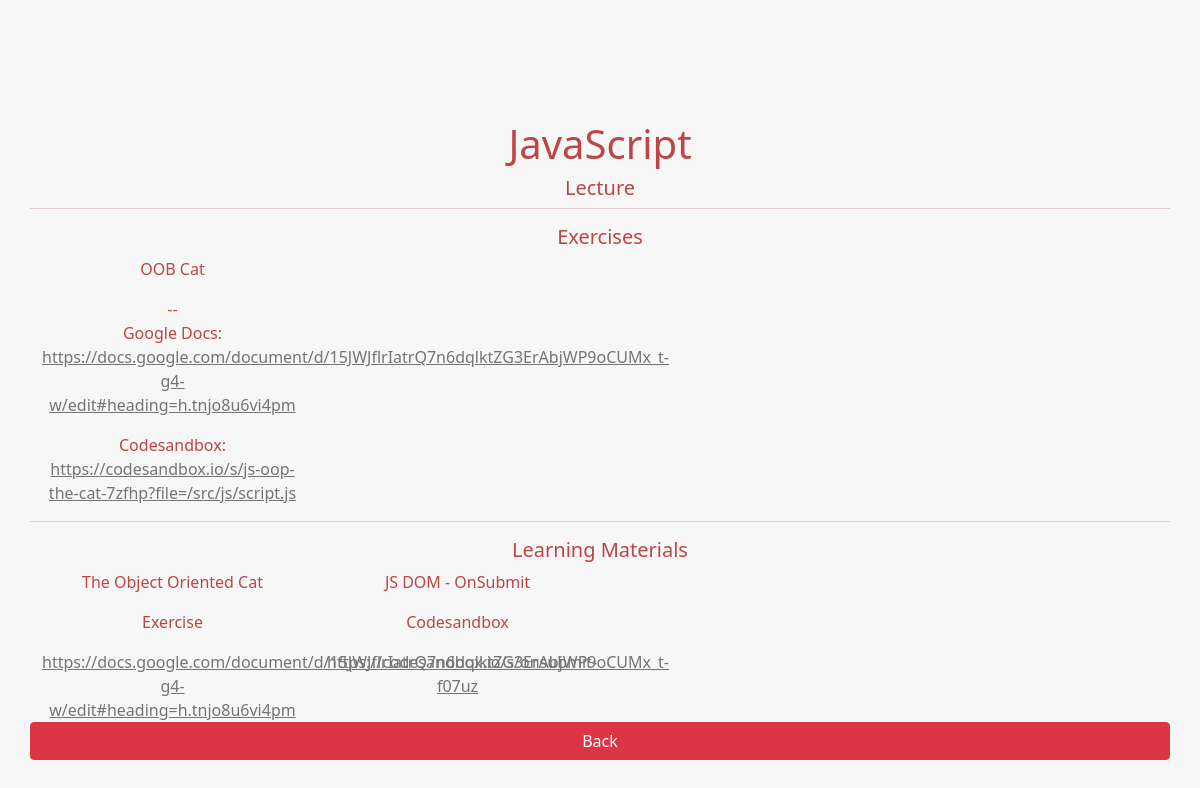
/topics/6, run on the app's committed database.
### material/models.py (models this page shows, shortened)
class Topic(Timestamps):
    name = models.CharField(max_length=100, unique=True)
    class Meta:
        verbose_name = "Topic"
        verbose_name_plural = "Topics"
    def __str__(self):
        return f"{self.name}"

class Exercise(Timestamps):
    title = models.CharField(max_length=100)
    topics = models.ManyToManyField(Topic)
    exercise_format = models.ForeignKey(MaterialType, default=None,
                                        related_name="exercise",
                                        on_delete=models.CASCADE)
    url_exercise = models.URLField(null=True, blank=True)
    correction_format = models.ForeignKey(MaterialType, default=None,
                                          related_name="correction",
                                          on_delete=models.CASCADE)
    url_correction = models.URLField(null=True, blank=True)
    from_date = models.DateField(default=datetime.now)
    def get_topics(self):
        return ", ".join([
            topic.name for topic in self.topics.all()])
    get_topics.short_description = "Topics"

class MaterialType(Timestamps):
    name = models.CharField(max_length=100, unique=True)
    class Meta:
        verbose_name = "Material type"
        verbose_name_plural = "Material types"
    def __str__(self):
        return f"{self.name}"

class Material(Timestamps):
    title = models.CharField(max_length=100)
    topics = models.ManyToManyField(Topic)
    subcategory = models.ForeignKey(SubCategory, default=None, null=True,
                                    on_delete=models.CASCADE)
    material_type = models.ForeignKey(MaterialType, default=None,
                                      on_delete=models.CASCADE)
    url = models.URLField(null=True, blank=True)
    video = models.FileField(default=None, upload_to=upload_video_path,
                             null=True, blank=True)
    class Meta:
        verbose_name = "Material"
        verbose_name_plural = "Materials"
    def get_topics(self):
        return ", ".join([
            topic.name for topic in self.topics.all()])
    get_topics.short_description = "Topics"

### material/views.py (the view)
# urls.py: path('<int:pk>', TopicDetailView.as_view(), name='topic-detail'),
class TopicDetailView(DetailView):
    template_name = 'material/topic.html'
    model = Topic
    def get_context_data(self, **kwargs):
        context = super().get_context_data(**kwargs)
        context['title'] = _("Topic")
        context['page_title'] = _("Topic")
        context['page_description'] = _("Topic")
        return context

### templates/material/topic.html (shortened to what this page needs)
{% extends 'core/base.html' %}
{% load static %}
{% block content %}
<div class="container">
    <div class="row p-0">
        <div class="col-12">
            <h1>{{ object }}</h1>
        </div>
            <div class="col-12">
                <h5>Lecture</h5>
            </div>
            <hr />
        <div class="col-12">
            <h5>Exercises</h5>
        </div>
        {% for exercise in object.exercise_set.all %}
            <div class="col-3">
                <p>{{ exercise.title }}</p>
                --
                <p>{{ exercise.exercise_format }}:
                {% if exercise.url_exercise %}
                    <a href="{{ exercise.url_exercise }}" target="blank_">{{ exercise.url_exercise }} </a>
                {% endif %}
                </p>
                <p>{{ exercise.correction_format }}:
                {% if exercise.url_correction %}
                    <a href="{{ exercise.url_correction }}" target="blank_">{{ exercise.url_correction }} </a>
                {% endif %}
                </p>
            </div>
        {% endfor %}
        <hr />
        <div class="col-12">
            <h5>Learning Materials</h5>
        </div>
        {% for material in object.material_set.all %}
            <div class="col-3">
                <p>{{ material.title }}</p>
                <p>{{ material.material_type.name }}</p>
                {% if material.url %}
                    <a href="{{ material.url }}" target="blank_">{{ material.url }} </a>
                {% endif %}
            </div>
        {% endfor %}
        <a href="{% url 'topics' %}"
            class="btn btn-danger text-white mr-0">
            Back
        </a>
    </div>
</div>
{% endblock %}

### templates/core/base.html (shortened to what this page needs)
{% load static %}
<!DOCTYPE html>
<html lang="en">
{% include 'core/_partials/head.html' %}
<body>
    <div class="main">
        {% block content %} {% endblock %}
    </div>
</body>
</html>

### templates/core/_partials/head.html (shortened to what this page needs)
{% load static %}
<head>
    <link href="https://cdn.jsdelivr.net/npm/bootstrap@5.0.0-beta1/dist/css/bootstrap.min.css" rel="stylesheet">
    <link rel="stylesheet" href="https://pro.fontawesome.com/releases/v5.10.0/css/all.css" />
    <link rel="stylesheet" href="{% static 'core/css/style.css' %} ">
</head>

### config/static/core/css/style.css (style rules this page uses)
html { margin: 0; padding: 0; }
body { background-color: #F7F7F7; color: #bd4545; }
body .main { padding: 10% 0; text-align: center; }
a { color: #747474; }

### data on the page
Topic: name "JavaScript"
Exercise: title "OOB Cat", exercise_format "Google Docs", url_exercise "https://docs.google.com/document/d/15JWJflrIatrQ7n6dqlktZG3ErAbjWP9oCUMx_t-g4-w/edit#heading=h.tnjo8u6vi4pm", correction_format "Codesandbox", url_correction "https://codesandbox.io/s/js-oop-the-cat-7zfhp?file=/src/js/script.js"
Material: title "The Object Oriented Cat", material_type.name "Exercise", url "https://docs.google.com/document/d/15JWJflrIatrQ7n6dqlktZG3ErAbjWP9oCUMx_t-g4-w/edit#heading=h.tnjo8u6vi4pm"
Material: title "JS DOM - OnSubmit", material_type.name "Codesandbox", url "https://codesandbox.io/s/onsubmit-f07uz"
